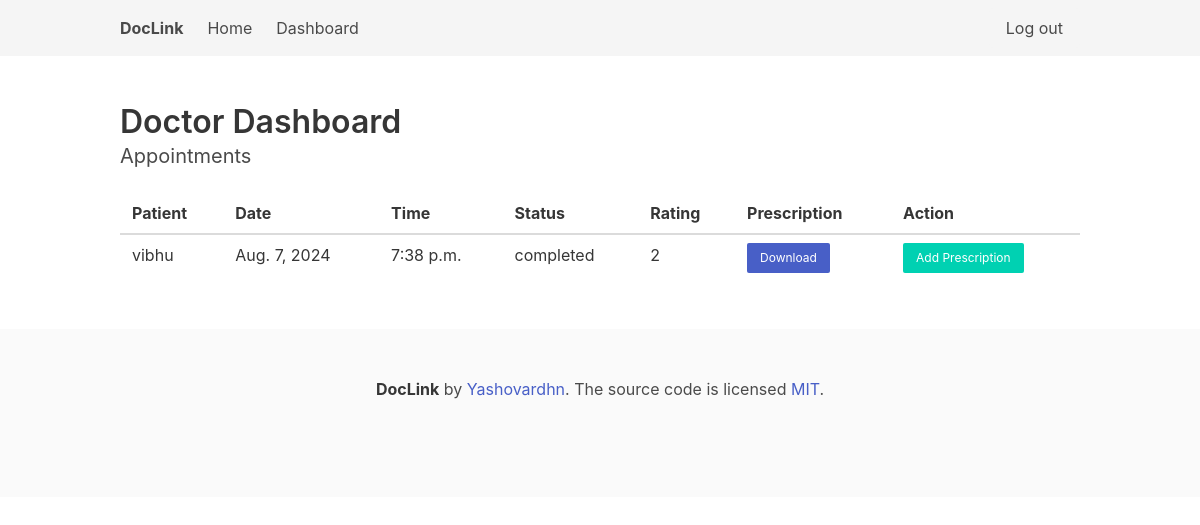
Before: /doctor-dashboard/ (signed in) with the older database file.
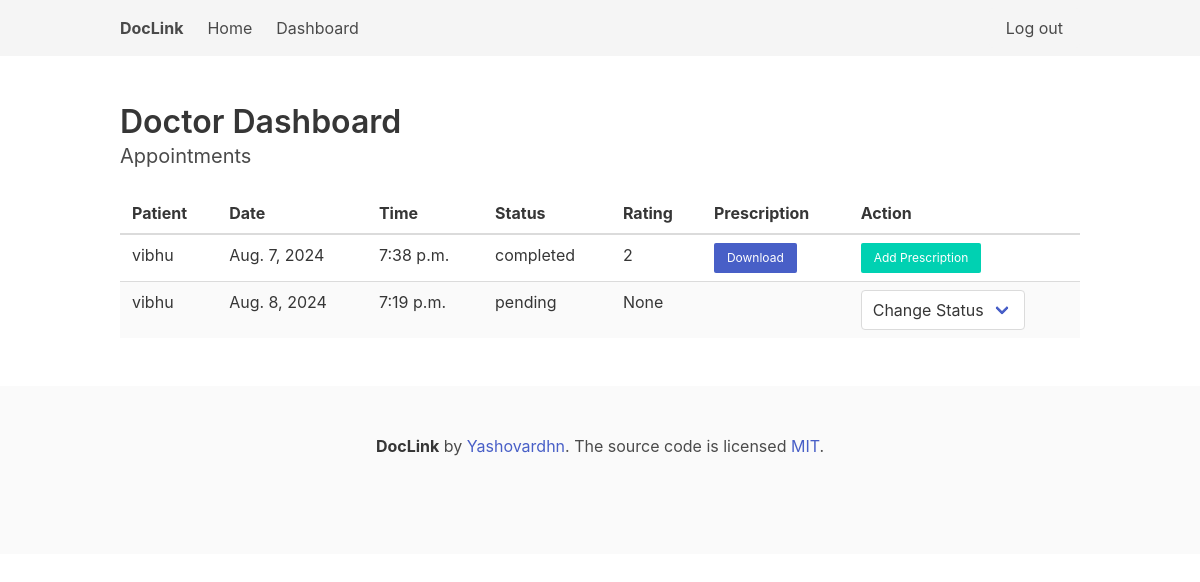
After: the same page with the newer database file.
### myapp/models.py (models this page shows)
class Appointment(models.Model):
    doctor = models.ForeignKey(Doctor, on_delete=models.CASCADE)
    patient = models.ForeignKey(Patient, on_delete=models.CASCADE)
    date = models.DateField()
    time = models.TimeField()
    status = models.CharField(max_length=10, choices=(('pending', 'Pending'), ('confirmed', 'Confirmed'), ('completed', 'Completed')))
    rating = models.IntegerField(null=True, blank=True)
    visit_details = models.TextField(null=True, blank=True)
    prescription_file = models.FileField(upload_to='prescriptions/', null=True, blank=True)  # Add this field

class Patient(models.Model):
    user = models.OneToOneField(User, on_delete=models.CASCADE)
    age = models.IntegerField()
    medical_history = models.TextField()
    doctors = models.ManyToManyField(Doctor, through='Appointment')

class User(AbstractUser):
    USER_TYPE_CHOICES = (
        ('doctor', 'Doctor'),
        ('patient', 'Patient'),
    )
    user_type = models.CharField(max_length=10, choices=USER_TYPE_CHOICES)

### myapp/views.py (the view)
# urls.py: path('doctor-dashboard/', DoctorDashboardView.as_view(), name='doctor_dashboard'),
class DoctorDashboardView(LoginRequiredMixin, ListView):
    template_name = 'myapp/doctor_dashboard.html'
    context_object_name = 'appointments'
    login_url = 'login'
    def get_queryset(self):
        return Appointment.objects.filter(doctor__user=self.request.user)
    def get_context_data(self, **kwargs):
        context = super().get_context_data(**kwargs)
        context['schedule'] = Schedule.objects.filter(doctor__user=self.request.user)
        return context

### myapp/templates/myapp/doctor_dashboard.html (shortened to what this page needs)
{% extends "myapp/base.html" %}
{% block content %}
<h2 class="title">Doctor Dashboard</h2>
<h3 class="subtitle">Appointments</h3>
<table class="table is-fullwidth is-striped">
    <thead>
        <tr>
            <th>Patient</th>
            <th>Date</th>
            <th>Time</th>
            <th>Status</th>
            <th>Rating</th>
            <th>Prescription</th>
            <th>Action</th>
        </tr>
    </thead>
    <tbody>
        {% for appointment in appointments %}
        <tr>
            <td>{{ appointment.patient.user.username }}</td>
            <td>{{ appointment.date }}</td>
            <td>{{ appointment.time }}</td>
            <td>{{ appointment.status }}</td>
            <td>{{ appointment.rating }}</td>
            <td>
                {% if appointment.prescription_file %}
                    <a class="button is-small is-link" href="{{ appointment.prescription_file.url }}">Download</a>
                {% endif %}
            </td>
            <td>
                {% if appointment.status == 'completed' %}
                    <a class="button is-small is-primary" href="{% url 'add_prescription' appointment.id %}">Add Prescription</a>
                {% elif appointment.status == 'pending' %}
                    <form action="{% url 'update_status' appointment.id %}" method="post" style="display:inline;">
                        <div class="select">
                            <select name="status" onchange="this.form.submit()">
                                <option value="">Change Status</option>
                            </select>
                        </div>
                    </form>
                {% endif %}
            </td>
        </tr>
        {% endfor %}
    </tbody>
</table>
{% endblock %}

Changed rows visible on the page:
added Appointment: patient.user.username "vibhu", date "Aug. 8, 2024", time "7:19 p.m.", status "pending", rating "None"
